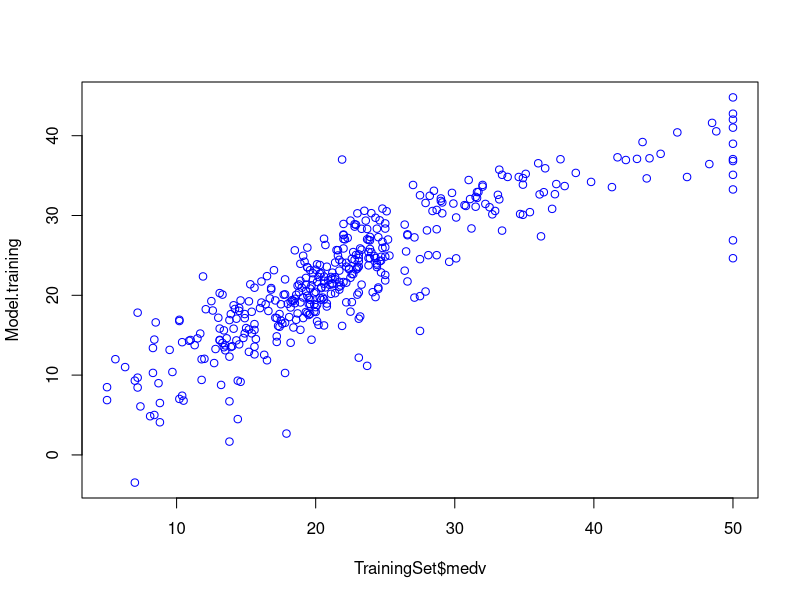
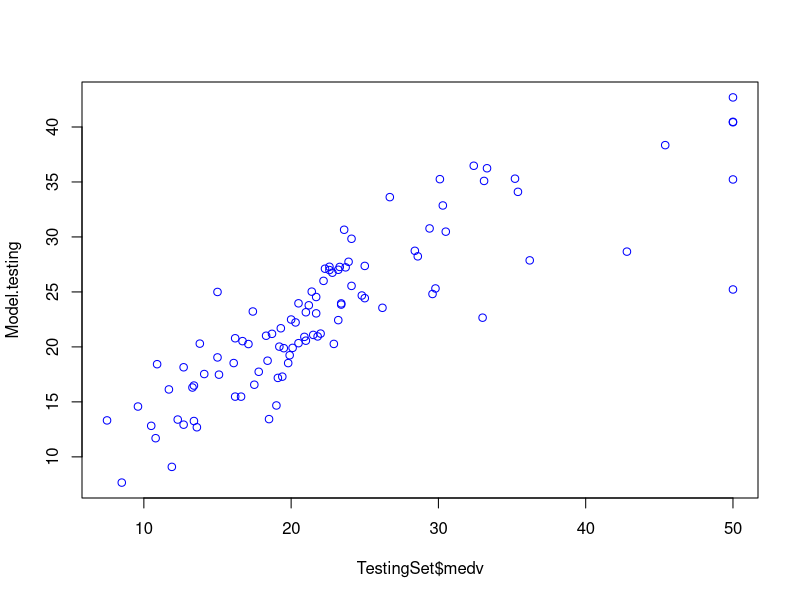

These figures' R source, in order: (Note: this script raises an error after producing the figures.)
## ---- chunk 1
knitr::opts_chunk$set(echo = TRUE)
## ---- chunk 2
library(mlbench) # Contains several benchmark data sets (especially the Boston Housing dataset)
library(caret) # Package for machine learning algorithms / CARET stands for Classification  #                 and REgression Training
## ---- chunk 3
# Importing the Boston Housing data set
data(BostonHousing)
## ---- chunk 4
head(BostonHousing)
## ---- chunk 5
# Check to see if there are missing data?
sum(is.na(BostonHousing))
## ---- chunk 6
# To achieve reproducible model; set the random seed number
set.seed(64)
## ---- chunk 7
# Performs stratified random split of the data set
TrainingIndex <- createDataPartition(BostonHousing$medv, p=0.8, list = FALSE)
TrainingSet <- BostonHousing[TrainingIndex,] # Training Set
TestingSet <- BostonHousing[-TrainingIndex,] # Test Set
## ---- chunk 8
# Build Training model
Model <- train(medv ~ ., data = TrainingSet,
               method = "lm",
               na.action = na.omit,
               preProcess=c("scale","center"),
               trControl= trainControl(method="none")
)

## ---- chunk 9
# Apply model for prediction
Model.training <-predict(Model, TrainingSet) # Apply model to make prediction on Training   #                                                 set
Model.testing <-predict(Model, TestingSet) # Apply model to make prediction on Testing set
## ---- chunk 10
# Model performance (Displays scatter plot and performance metrics)
  # Scatter plot of Training set
    plot(TrainingSet$medv,Model.training, col = "blue" )
    plot(TestingSet$medv,Model.testing, col = "blue" )
## ---- chunk 11
summary(model)
